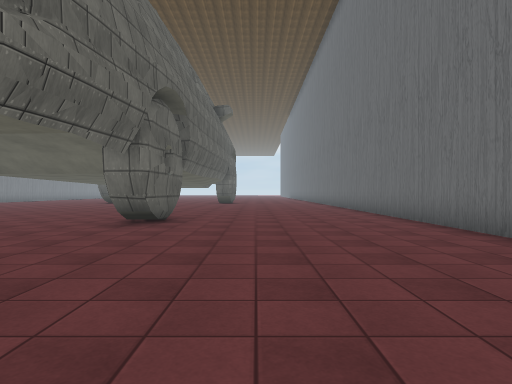
view 1 (above)

24 first-person views from a walk through a Unity game level. The camera is 1.3 m above the floor, looks level and sees 75° across. Doors are open. The floor is counted in squares, 2 m on a side. Each view is taken from the middle of a square. On the plan, view 1 faces up. The plan holds only what a view shows up to about 10 squares ahead; the rest is blank. The place goes on beyond the plan. The player character is not drawn. Some surface patterns are stand-ins.

view 2
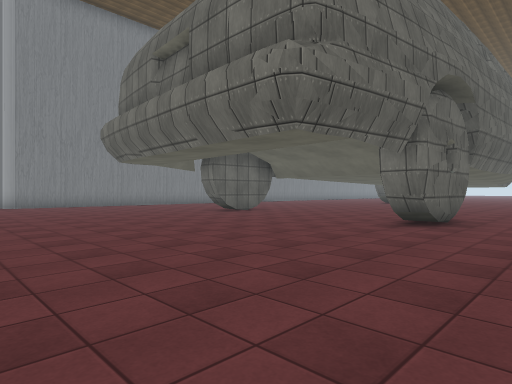

view 3
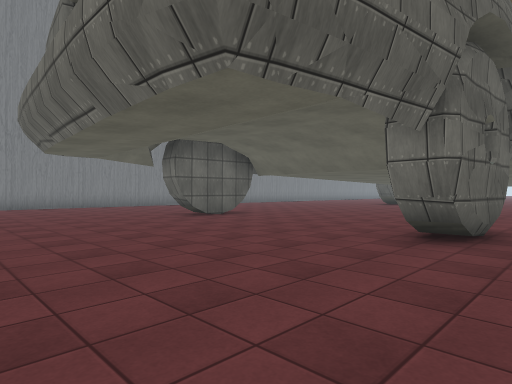

view 4
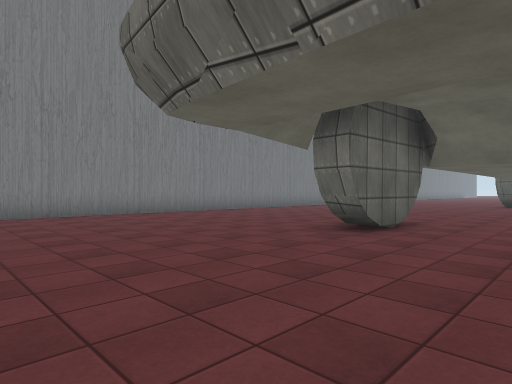

view 5
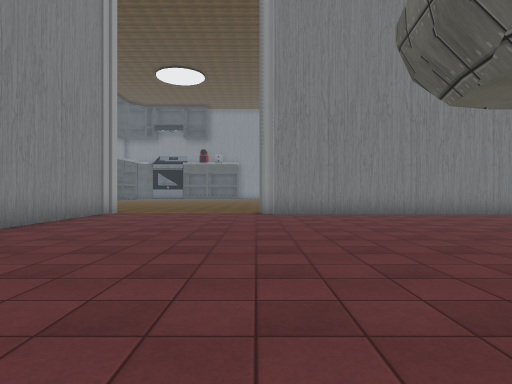

view 6
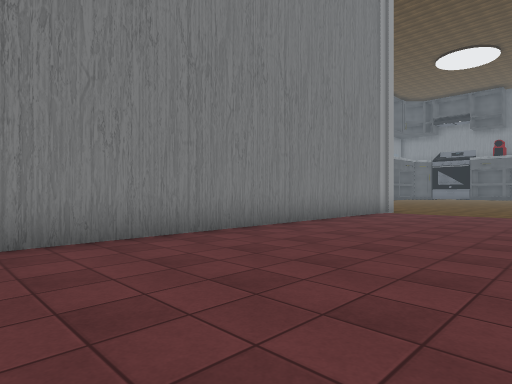

view 7
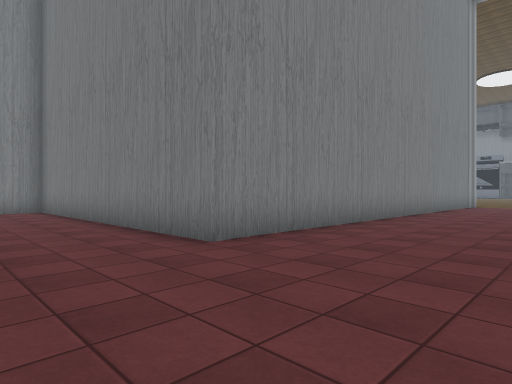

view 8
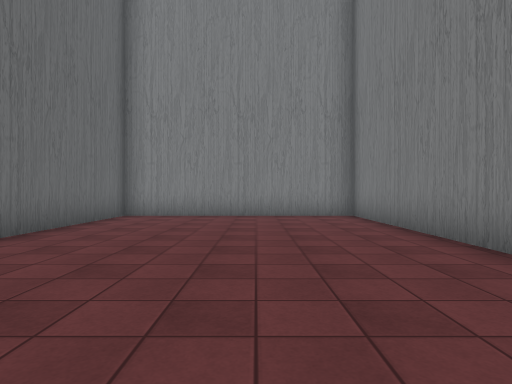

view 9
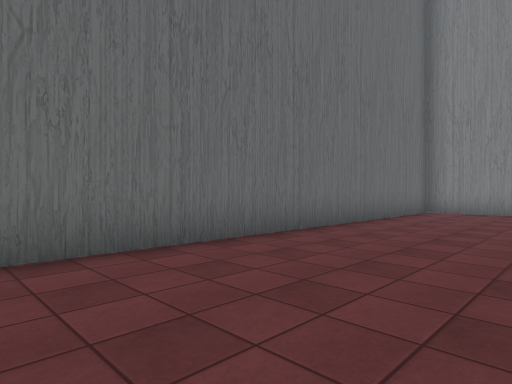

view 10
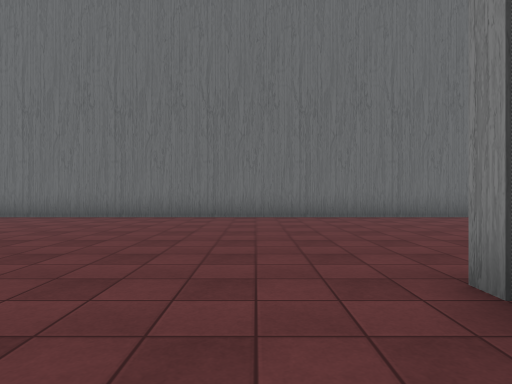

view 11
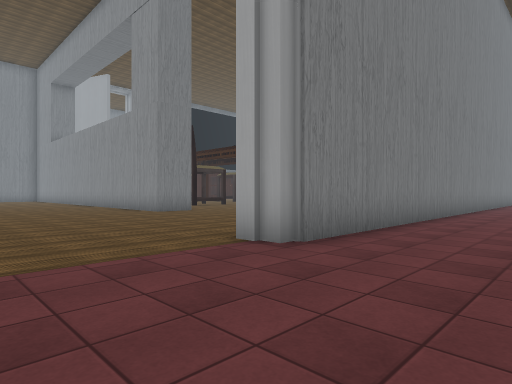

view 12
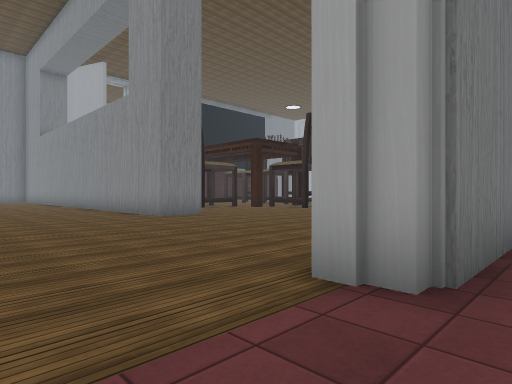

view 13
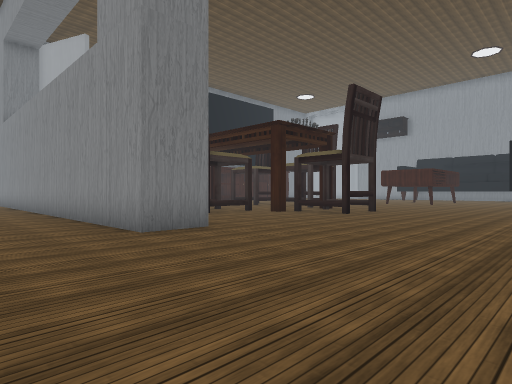

view 14
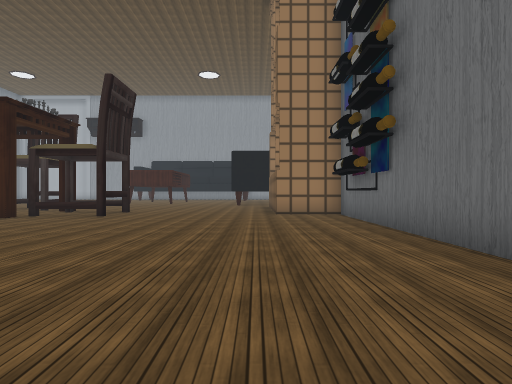

view 15
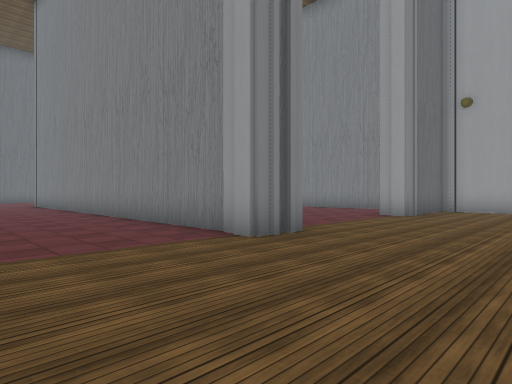

view 16
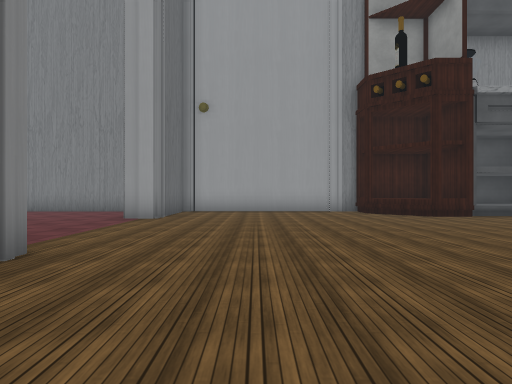

view 17
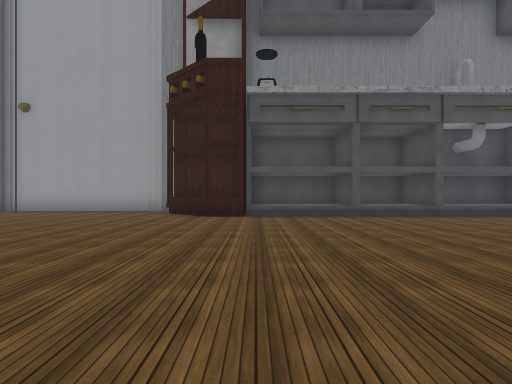

view 18
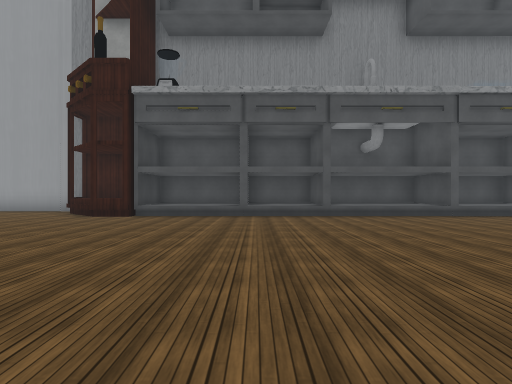

view 19
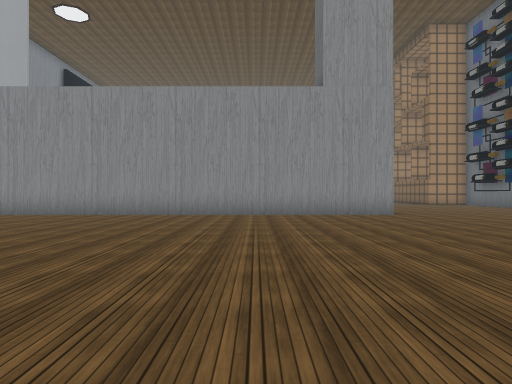

view 20
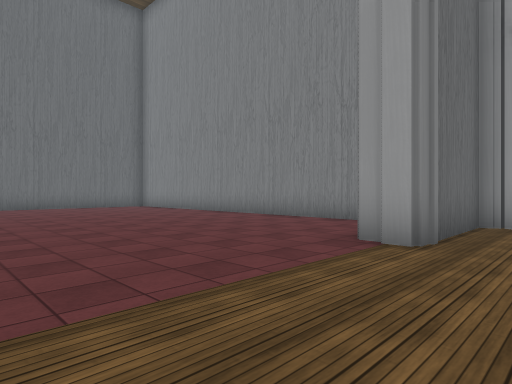

view 21
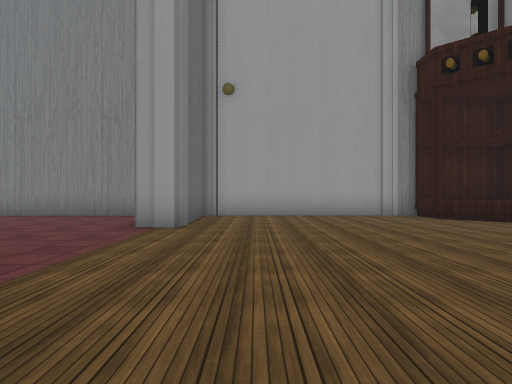

view 22
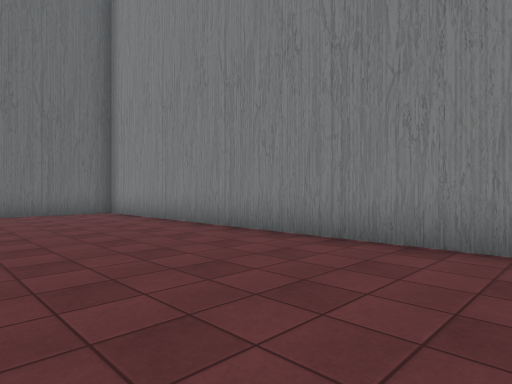

view 23
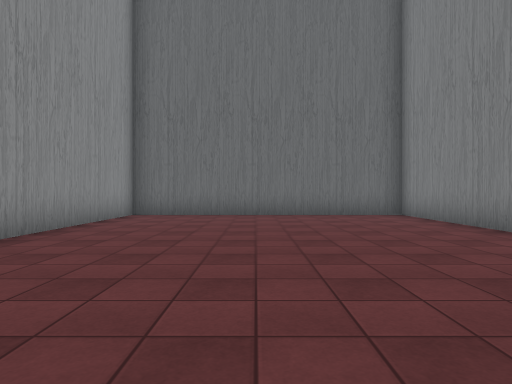

view 24
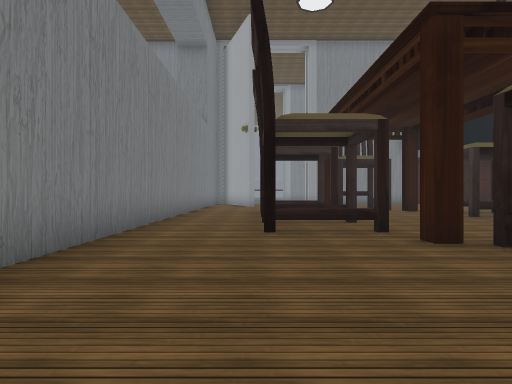

### Floor plan
Points are (right, up) in squares from view 1. A wall is a line through its corners. A room is listed if a view was taken in it or the views show most of it. See-through windows are left out.
Room 1 (views 1, 2, 3, 4, 5, 6, 7, 8, 9, 10, 11, 12, 13, 14, 15, 16, 17, 18, 19, 20, 21, 22, 23, 24)
walls: (-15.7, 2.5) (-16.2, 2.1); (-16.8, -2.7) (-16.4, -2.3); (-16.6, 5.1) (-16.6, 11.6) (-18.5, 11.6); (-16.6, -3.6) (-16.6, -2.5) (-2.7, -2.5) (-2.7, -11.1) (3.6, -11.1) (3.6, 10); (-23.1, 5.9) (-23.1, 4.5) (-34.4, 4.5); (-15.6, 10.5) (-15.6, 2.2) (-16.5, 2.2); (-8.4, 9.3) (-8.6, 6.8) (-9.4, 6.8); (-14.8, -11.1) (-3.6, -11.1) (-3.6, -3.5) (-8.5, -3.5); (-16.9, -11.6) (-16.9, -11.1); (-24.7, -8.7) (-23.8, -8.7) (-22.3, -10.2) (-22.3, -11.1) (-16.6, -11.1) (-16.6, -8.2) (-15.6, -8.2); (-2, 6.9) (-2.2, 6.4); (-2, 8.1) (-2, 6.4) (-2.9, 6.4); (-1.9, 8.6) (-2.1, 6.9); (-31, 5.8) (-23.8, 5.8); (-34.5, -8.9) (-23.6, -8.9)
low walls: (-1.9, 7.3) (-2.1, 6.7)
ways out: open door at (-23, -9.5) to room 2; open door at (-29.7, -9.5)
objects: other object (-31, 8) to (-30, 10); other object (-28, 8) to (-26, 10); other object (-25, 11) to (-23, 12)
Room 2 (no view inside)
walls: (-24.6, -8.6) (-24.6, -11) (-22.2, -11)
ways out: open door at (-23, -9.5) to room 1

Where each view was taken, in squares from view 1:
view 1: 0 up, 0 right, facing up
view 2: 0 up, 0 right, facing up-left
view 3: 2 up, 1 left, facing up-left
view 4: 2 up, 6 left, facing up-left
view 5: 2 up, 6 left, facing left
view 6: 2 up, 6 left, facing down-left
view 7: 1 up, 0 right, facing down-left
view 8: 2 down, 0 right, facing down
view 9: 0 up, 0 right, facing down-right
view 10: 1 down, 5 left, facing right
view 11: 1 down, 13 left, facing up-left
view 12: 0 up, 15 left, facing up-left
view 13: 2 up, 18 left, facing up-left
view 14: 2 up, 19 left, facing up
view 15: 1 up, 20 left, facing down-right
view 16: 0 up, 19 left, facing down
view 17: 0 up, 25 left, facing down
view 18: 0 up, 28 left, facing down
view 19: 5 down, 27 left, facing up
view 20: 4 down, 18 left, facing down-right
view 21: 2 down, 18 left, facing down
view 22: 7 down, 14 left, facing down-right
view 23: 7 down, 13 left, facing right
view 24: 8 up, 21 left, facing left
